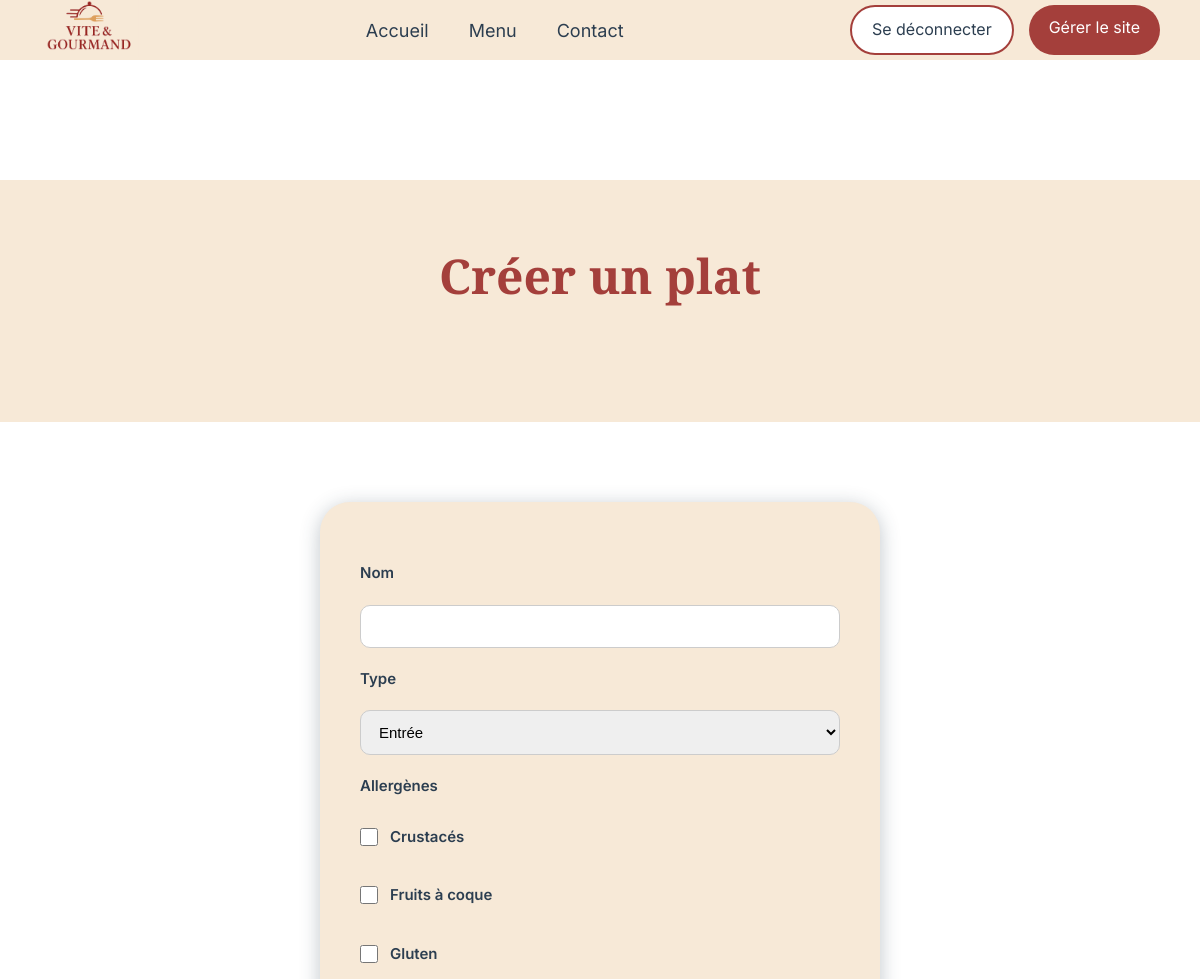
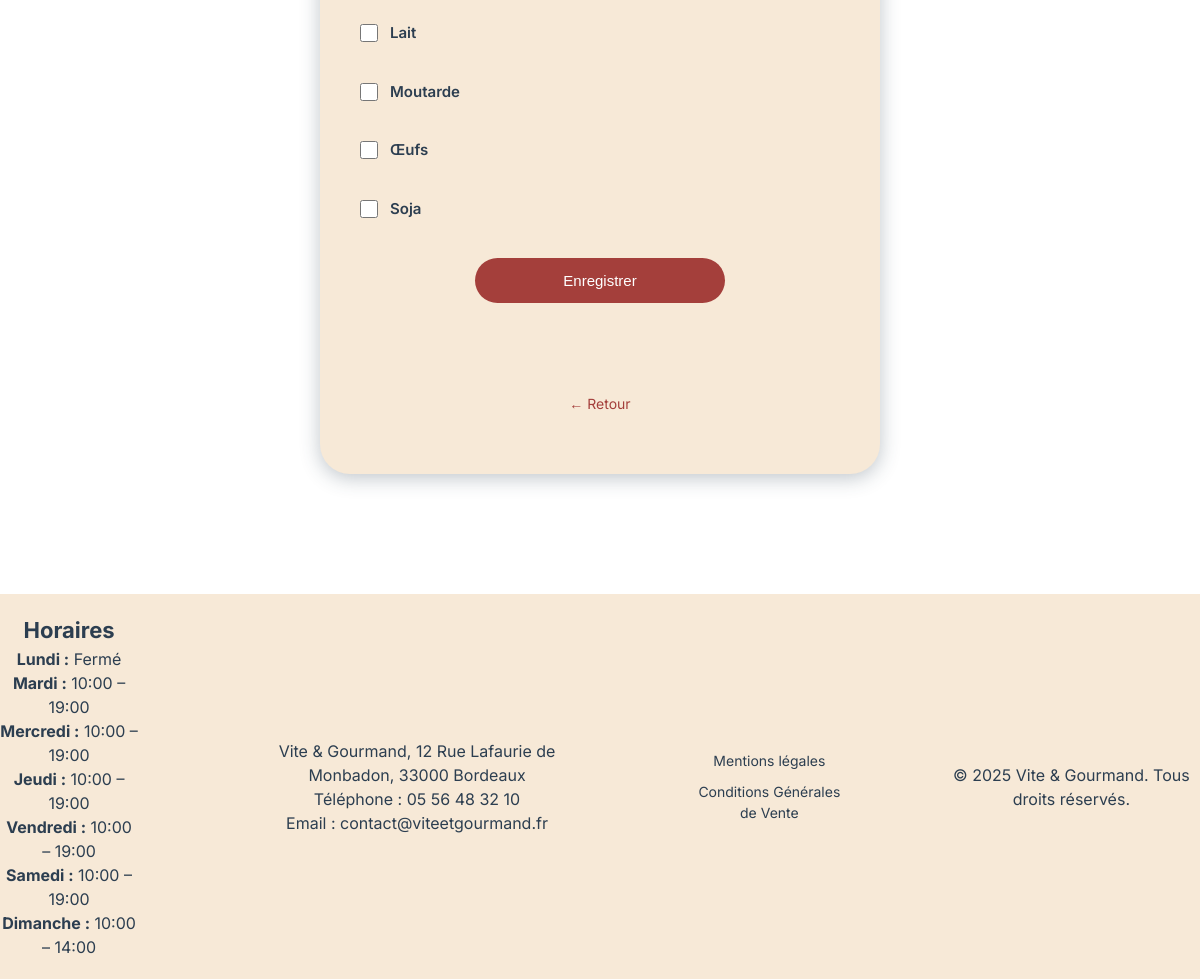
/public/form-plat.php (signed in), run on the app's committed database (2 pictures, top to bottom).
### tables this page shows
CREATE TABLE allergene (
    id INT AUTO_INCREMENT PRIMARY KEY,
    nom VARCHAR(100) NOT NULL UNIQUE
);

CREATE TABLE horaire (
    id INT AUTO_INCREMENT PRIMARY KEY,
    jour VARCHAR(20) NOT NULL,
    ouverture TIME NULL,
    fermeture TIME NULL
);

### models/allergeneModel.php (called while the page is built)
<?php
function getAllAllergenes(PDO $pdo): array
{
    $sql = "SELECT id, nom FROM allergene ORDER BY nom";
    $stmt = $pdo->query($sql);
    return $stmt->fetchAll(PDO::FETCH_ASSOC);
}

### models/horaireModel.php (called while the page is built, shortened)
<?php
function getHoraires(PDO $pdo): array
{
    $stmt = $pdo->query("
        SELECT jour, ouverture, fermeture
        FROM horaire
        ORDER BY id
    ");
    return $stmt->fetchAll(PDO::FETCH_ASSOC);
}

### public/form-plat.php (the view, shortened to what this page needs)
<?php
require_once __DIR__ . '/../config/database.php';
require_once __DIR__ . '/../models/allergeneModel.php';
$plat  = null;
$allergenes = getAllAllergenes($pdo);
$allergenesSelectionnes = [];
?>
<!DOCTYPE html>
<html lang="fr">
<head>
    <?php
    require_once __DIR__ . '/../partials/head.php';
    ?>
</head>
<body>
<?php require_once __DIR__ . '/../partials/header.php'; ?>
<main id="main-content">
    <section class="hero-section commandes-hero">
        <h1><?= $plat ? 'Modifier un plat' : 'Créer un plat' ?></h1>
    </section>
    <section class="form-container">
        <form method="POST" class="form-card">
            <label for="nom">Nom</label>
            <input
                type="text"
                id="nom"
                name="nom"
                value="<?= htmlspecialchars($plat['nom'] ?? '') ?>"
                required
            >
            <label for="type">Type</label>
            <select name="type" id="type">
                <option value="entree" <?= ($plat['type'] ?? '') === 'entree' ? 'selected' : '' ?>>
                    Entrée
                </option>
            </select>
            <label>Allergènes</label>
            <?php foreach ($allergenes as $allergene): ?>
                <label class="checkbox-allergene">
                    <input
                        type="checkbox"
                        name="allergenes[]"
                        value="<?= (int) $allergene['id'] ?>"
                        <?= in_array($allergene['id'], $allergenesSelectionnes) ? 'checked' : '' ?>
                    >
                    <?= htmlspecialchars($allergene['nom']) ?>
                </label>
            <?php endforeach; ?>
            <button type="submit" class="btn-commande">
                Enregistrer
            </button>
            <div class="auth-links">
                <a href="gestion-plats.php">← Retour</a>
            </div>
        </form>
    </section>
</main>
<?php require_once __DIR__ . '/../partials/footer.php'; ?>
</body>
</html>

### partials/footer.php (shortened to what this page needs)
<?php
require_once __DIR__ . '/../config/database.php';
require_once __DIR__ . '/../models/horaireModel.php';
$horaires = getHoraires($pdo);
?>
<footer>
        <div class="footer-container">
            <div class="horaires">
                <h3>Horaires</h3>
                <?php foreach ($horaires as $h): ?>
                    <p>
                        <strong><?= ucfirst($h['jour']) ?> :</strong>
                        <?php if ($h['ouverture'] && $h['fermeture']): ?>
                            <?= substr($h['ouverture'], 0, 5) ?> – <?= substr($h['fermeture'], 0, 5) ?>
                        <?php else: ?>
                            Fermé
                        <?php endif; ?>
                    </p>
                <?php endforeach; ?>
            </div>
            <div class="contact">
                <p>Vite & Gourmand, 12 Rue Lafaurie de Monbadon, 33000 Bordeaux</p>
                <p>Téléphone : 05 56 48 32 10</p>
                <p>Email : contact@viteetgourmand.fr </p>
            </div>
            <div class="legal">
                <a href="mentions-legales.php">Mentions légales</a>
                <a href="cgv.php">Conditions Générales de Vente</a>
            </div>
            <div class="copyright">
                <p>&copy; 2025 Vite & Gourmand. Tous droits réservés.</p>
            </div>
        </div>
    </footer>

### public/assets/css/style.css (style rules this page uses)
* { margin: 0; padding: 0; box-sizing: border-box; }
h3 { font-size: 1.375rem; }
p { font-size: 1rem; }
html, body { overflow-x: hidden; }
body { font-family: 'Inter', sans-serif; background-color: #FFFFFF; color: #2C3E50; line-height: 1.5; }
h1 { font-weight: bold; font-size: 3rem; font-family: 'Playfair Display', serif; color: #A43F3B; }
.form-card { background-color: #F7E9D7; padding: 60px 40px; border-radius: 30px; box-shadow: 0 4px 20px rgba(44, 62, 80, 0.3); display: flex; flex-direction: column; gap: 20px; }
.footer-container { display: flex; flex-direction: row; justify-content: center; align-items: center; background-color: #F7E9D7; color: #2C3E50; text-align: center; padding: 20px 0; gap: 100px; }
.legal { display: flex; flex-direction: column; gap: 10px; font-size: 0.875rem; }
.legal a { color: #2C3E50; text-decoration: none; }
.hero-section { display: flex; flex-direction: column; align-items: center; background-color: #F7E9D7; padding: 60px 20px; margin-bottom: 80px; }
.hero-section h1 { margin-bottom: 50px; }
.btn-commande { display:flex; align-items: center; justify-content: center; cursor: pointer; width:250px; height:60px; background: #A43F3B; color:white; text-decoration:none; text-align:center; border-radius:30px; margin: 0 auto 60px auto; border: none; font-size: 1rem; }
.auth-links { display: flex; flex-direction: column; align-items: center; gap: 20px; }
.auth-links a { color: #A43F3B; text-decoration: none; }
.form-container { max-width: 600px; margin: 0 auto 120px auto; padding: 0 20px; }
.form-card label { font-weight: 600; color: #2C3E50; font-size: 0.9375rem; }
.form-card input, .form-card select { width: 100%; padding: 12px 14px; font-size: 0.9375rem; border-radius: 10px; border: 1px solid #ccc; transition: border-color 0.2s ease, box-shadow 0.2s ease; }
.form-card .btn-commande { margin-top: 10px; height: 45px; font-size: 0.9375rem; display: inline-flex; align-items: center; justify-content: center; }
.form-card .auth-links { margin-top: 10px; text-align: center; }
.form-card .auth-links a { text-decoration: none; font-size: 0.875rem; color: #A43F3B; }
.checkbox-allergene { display: flex; align-items: center; gap: 12px; margin: 8px 0; font-size: 0.9375rem; cursor: pointer; }
.checkbox-allergene input[type="checkbox"] { width: 18px; height: 18px; cursor: pointer; margin: 0; }

### data on the page
allergene: nom "Crustacés"
allergene: nom "Fruits à coque"
allergene: nom "Gluten"
allergene: nom "Lait"
allergene: nom "Moutarde"
allergene: nom "Œufs"
allergene: nom "Soja"
horaire: jour "Lundi", shows "Fermé"
horaire: jour "Mardi", ouverture "10:00", fermeture "19:00"
horaire: jour "Mercredi", ouverture "10:00", fermeture "19:00"
horaire: jour "Jeudi", ouverture "10:00", fermeture "19:00"
horaire: jour "Vendredi", ouverture "10:00", fermeture "19:00"
horaire: jour "Samedi", ouverture "10:00", fermeture "19:00"
horaire: jour "Dimanche", ouverture "10:00", fermeture "14:00"

### other printed values
$profilLabel "Gérer le site"
